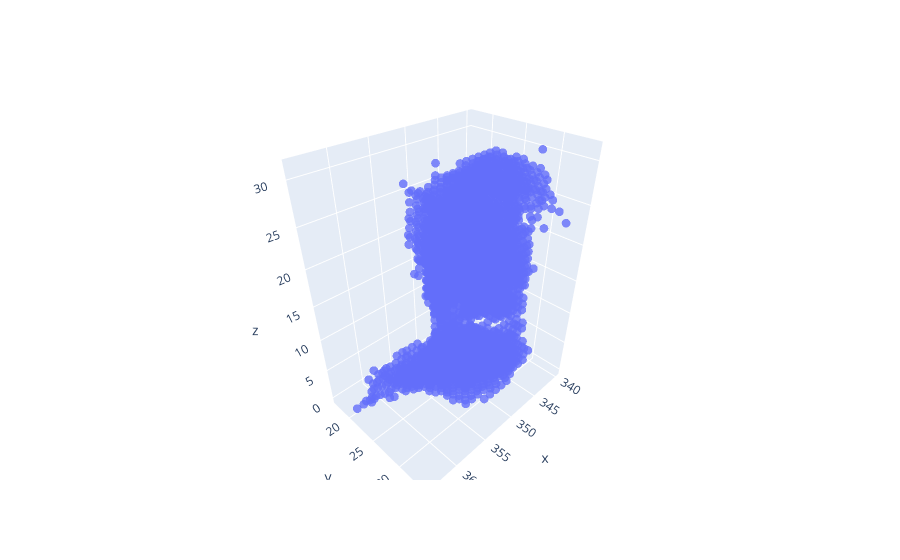

Notebook code for this chart:
### Code cell
X = ex_nuc["x"].values
Y = ex_nuc["y"].values
Z = ex_nuc["z"].values

# fig = go.Figure(data=[go.Surface(z=z, x=x, y=y)])
fig = go.Figure(data=go.Scatter3d(
    x=X,
    y=Y,
    z=Z,
    mode='markers',
    marker=dict(
        size=3,            
        opacity=0.8
    )
    ))
fig.show()

### Figure 1 — Plotly figure (JSON) as saved in the notebook; plotly's stock layout.template omitted (floating-point values rounded to 4 significant figures; data arrays with more than 128 entries replaced by an {"elided": "..."} marker saying what was removed)
{"data": [{"marker": {"opacity": 0.8, "size": 3}, "mode": "markers", "type": "scatter3d", "x": {"elided": "2765 int values"}, "y": {"elided": "2765 int values"}, "z": {"elided": "2765 int values"}}], "layout": {}}
